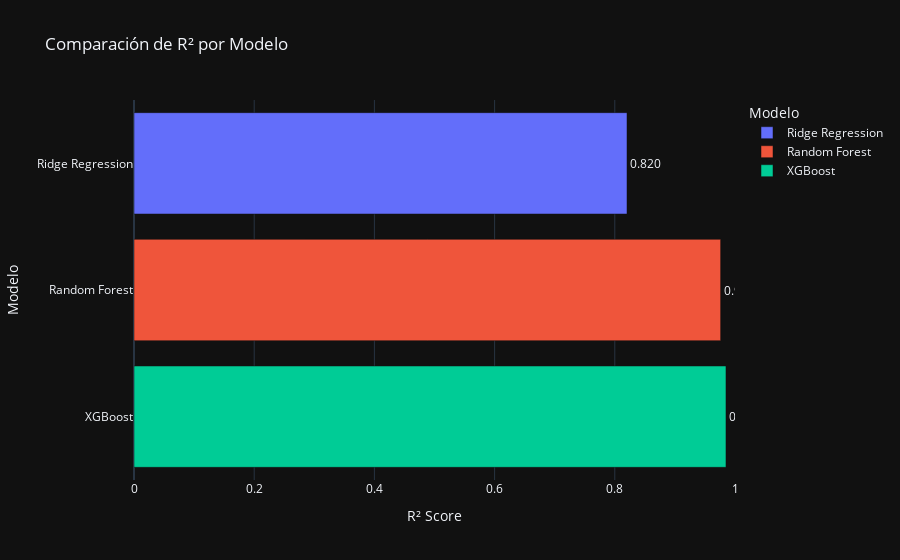
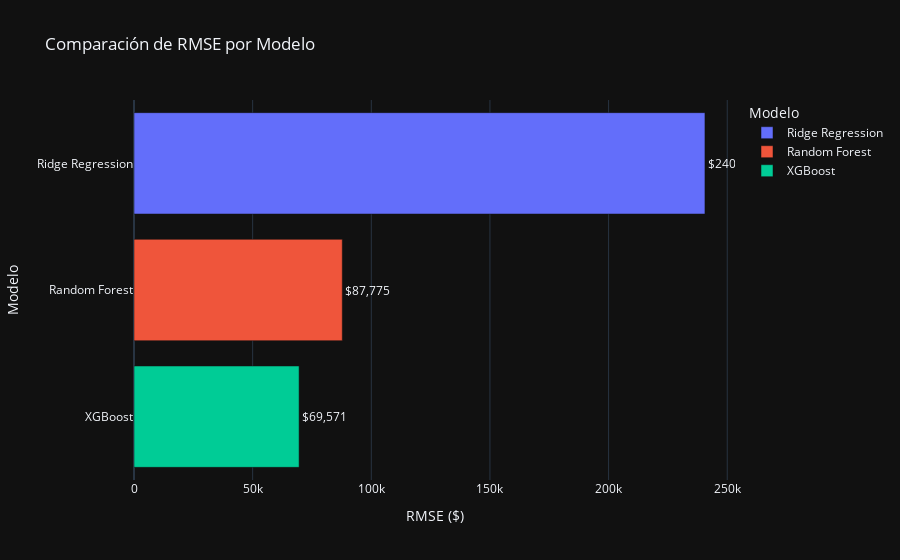

Write notebook code for charts like these, in order.
### Markdown cell above
#  --- Comparación de Modelos ---

### Code cell
# --- Comparación de Modelos ---
# Crear DataFrame para comparar los modelos
models = pd.DataFrame({
    'Model': ['Ridge Regression', 'Random Forest', 'XGBoost'],
    'RMSE': [rmse_lr, rmse_rf, rmse_xgb],
    'MAE': [mae_lr, mae_rf, mae_xgb],
    'R²': [r2_lr, r2_rf, r2_xgb]
})

print("\nTabla Comparativa de Métricas:")
print(models.to_string())

# Gráfico de Barras para R²
fig_r2 = px.bar(models.sort_values('R²', ascending=True),
                x='R²', y='Model', color='Model',
                template='plotly_dark', title='Comparación de R² por Modelo',
                text='R²',
                labels={'R²': 'R² Score', 'Model': 'Modelo'})
fig_r2.update_traces(texttemplate='%{text:.3f}', textposition='outside')
fig_r2.update_layout(xaxis=dict(range=[0, 1]))
fig_r2.show()

# Gráfico de Barras para RMSE
fig_rmse = px.bar(models.sort_values('RMSE', ascending=False),
                  x='RMSE', y='Model', color='Model',
                  template='plotly_dark', title='Comparación de RMSE por Modelo',
                  text='RMSE',
                  labels={'RMSE': 'RMSE ($)', 'Model': 'Modelo'})
fig_rmse.update_traces(texttemplate='$%{text:,.0f}', textposition='outside')
fig_rmse.show()

### Figure 1 — Plotly figure (JSON) as saved in the notebook; plotly's stock layout.template omitted (floating-point values rounded to 4 significant figures)
{"data": [{"hovertemplate": "Modelo=%{y}<br>R² Score=%{text}<extra></extra>", "legendgroup": "Ridge Regression", "marker": {"color": "#636efa", "pattern": {"shape": ""}}, "name": "Ridge Regression", "orientation": "h", "showlegend": true, "text": [0.8203], "textposition": "outside", "texttemplate": "%{text:.3f}", "type": "bar", "x": [0.8203], "xaxis": "x", "y": ["Ridge Regression"], "yaxis": "y"}, {"hovertemplate": "Modelo=%{y}<br>R² Score=%{text}<extra></extra>", "legendgroup": "Random Forest", "marker": {"color": "#EF553B", "pattern": {"shape": ""}}, "name": "Random Forest", "orientation": "h", "showlegend": true, "text": [0.9761], "textposition": "outside", "texttemplate": "%{text:.3f}", "type": "bar", "x": [0.9761], "xaxis": "x", "y": ["Random Forest"], "yaxis": "y"}, {"hovertemplate": "Modelo=%{y}<br>R² Score=%{text}<extra></extra>", "legendgroup": "XGBoost", "marker": {"color": "#00cc96", "pattern": {"shape": ""}}, "name": "XGBoost", "orientation": "h", "showlegend": true, "text": [0.985], "textposition": "outside", "texttemplate": "%{text:.3f}", "type": "bar", "x": [0.985], "xaxis": "x", "y": ["XGBoost"], "yaxis": "y"}], "layout": {"barmode": "relative", "legend": {"title": {"text": "Modelo"}, "tracegroupgap": 0}, "title": {"text": "Comparación de R² por Modelo"}, "xaxis": {"anchor": "y", "domain": [0, 1], "range": [0, 1], "title": {"text": "R² Score"}}, "yaxis": {"anchor": "x", "categoryarray": ["XGBoost", "Random Forest", "Ridge Regression"], "categoryorder": "array", "domain": [0, 1], "title": {"text": "Modelo"}}}}

### Figure 2 — Plotly figure (JSON) as saved in the notebook; plotly's stock layout.template omitted (floating-point values rounded to 4 significant figures)
{"data": [{"hovertemplate": "Modelo=%{y}<br>RMSE ($)=%{text}<extra></extra>", "legendgroup": "Ridge Regression", "marker": {"color": "#636efa", "pattern": {"shape": ""}}, "name": "Ridge Regression", "orientation": "h", "showlegend": true, "text": [240600.0], "textposition": "outside", "texttemplate": "$%{text:,.0f}", "type": "bar", "x": [240600.0], "xaxis": "x", "y": ["Ridge Regression"], "yaxis": "y"}, {"hovertemplate": "Modelo=%{y}<br>RMSE ($)=%{text}<extra></extra>", "legendgroup": "Random Forest", "marker": {"color": "#EF553B", "pattern": {"shape": ""}}, "name": "Random Forest", "orientation": "h", "showlegend": true, "text": [87780.0], "textposition": "outside", "texttemplate": "$%{text:,.0f}", "type": "bar", "x": [87780.0], "xaxis": "x", "y": ["Random Forest"], "yaxis": "y"}, {"hovertemplate": "Modelo=%{y}<br>RMSE ($)=%{text}<extra></extra>", "legendgroup": "XGBoost", "marker": {"color": "#00cc96", "pattern": {"shape": ""}}, "name": "XGBoost", "orientation": "h", "showlegend": true, "text": [69570.0], "textposition": "outside", "texttemplate": "$%{text:,.0f}", "type": "bar", "x": [69570.0], "xaxis": "x", "y": ["XGBoost"], "yaxis": "y"}], "layout": {"barmode": "relative", "legend": {"title": {"text": "Modelo"}, "tracegroupgap": 0}, "title": {"text": "Comparación de RMSE por Modelo"}, "xaxis": {"anchor": "y", "domain": [0, 1], "title": {"text": "RMSE ($)"}}, "yaxis": {"anchor": "x", "categoryarray": ["XGBoost", "Random Forest", "Ridge Regression"], "categoryorder": "array", "domain": [0, 1], "title": {"text": "Modelo"}}}}
